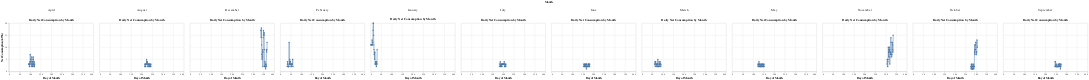

Notebook source saved alongside this figure:
### Code cell
faceted_chart = alt.Chart(streamclean).mark_line(point=True).encode(
    x=alt.X('Day:Q', title='Day of Month', axis=alt.Axis(tickCount=10)),
    y=alt.Y('Net Consumption (kWh):Q', title='Net Consumption (kWh)'),
    tooltip=[
        alt.Tooltip('Dates:T', title='Date'),
        alt.Tooltip('Net Consumption (kWh):Q', title='Consumption (kWh)'),
    ]
).properties(
    width=350,   # wider charts for better spacing
    height=200,
    title='Daily Net Consumption by Month'
).facet(
    column=alt.Column('Month:N', header=alt.Header(labelAngle=0, labelFontSize=14))
).resolve_scale(
    y='shared'
)

faceted_chart.display()

### Figure 1 — Vega-Lite specification as saved in the notebook (floating-point values rounded to 4 significant figures; data arrays with more than 128 entries replaced by an {"elided": "..."} marker saying what was removed)
{"config": {"view": {"continuousWidth": 300, "continuousHeight": 300}}, "data": {"name": "data-d2a382ca617c870deebb9fab69573dcc"}, "facet": {"column": {"field": "Month", "header": {"labelAngle": 0, "labelFontSize": 14}, "type": "nominal"}}, "spec": {"mark": {"type": "line", "point": true}, "encoding": {"tooltip": [{"field": "Dates", "title": "Date", "type": "temporal"}, {"field": "Net Consumption (kWh)", "title": "Consumption (kWh)", "type": "quantitative"}], "x": {"axis": {"tickCount": 10}, "field": "Day", "title": "Day of Month", "type": "quantitative"}, "y": {"field": "Net Consumption (kWh)", "title": "Net Consumption (kWh)", "type": "quantitative"}}, "height": 200, "title": "Daily Net Consumption by Month", "width": 350}, "resolve": {"scale": {"y": "shared"}}, "$schema": "https://vega.github.io/schema/vega-lite/v5.17.0.json", "datasets": {"data-d2a382ca617c870deebb9fab69573dcc": {"elided": "366 records"}}}
